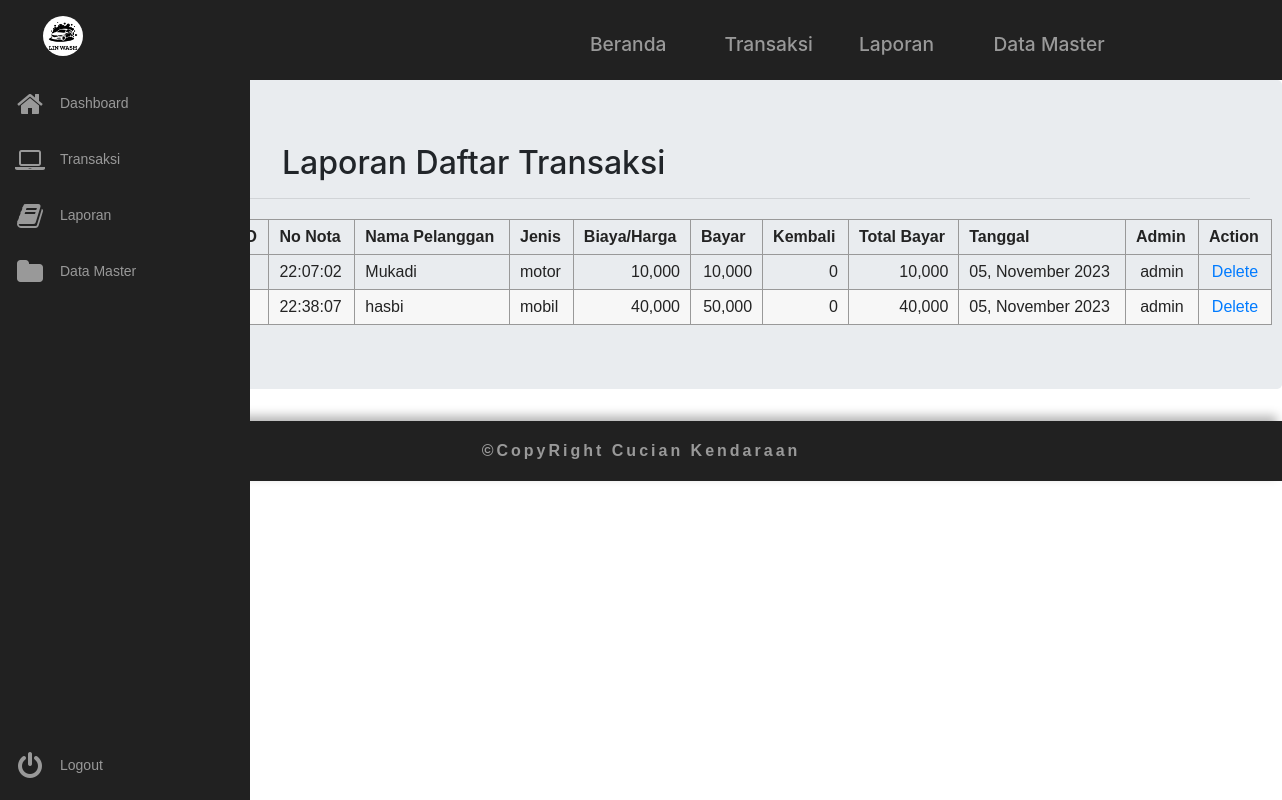
The app's page /index.php/c_laporan/laporan with its own data.
### tables this page shows
CREATE TABLE `transaksi` (
  `id_transaksi` int(11) NOT NULL,
  `no_nota` varchar(11) NOT NULL,
  `nama_pelanggan` varchar(30) NOT NULL,
  `no_pol` varchar(10) NOT NULL,
  `jenis` varchar(32) NOT NULL,
  `harga` int(11) NOT NULL,
  `bayar` int(11) NOT NULL,
  `kembali` int(11) NOT NULL,
  `total` int(11) NOT NULL,
  `tanggal` date NOT NULL,
  `id_admin` varchar(20) NOT NULL
);

### application/controllers/C_laporan.php (called while the page is built, shortened)
<?php
class C_laporan extends CI_Controller{
  function laporan(){
    $this->load->model('M_laporan');
    $data['daftar_transaksi']=$this->M_laporan->lihat();
    $this->load->view('laporan/index', $data);
  }
}

### index.php (called while the page is built, shortened)
<?php
require_once BASEPATH.'core/CodeIgniter.php';

### application/models/M_laporan.php (called while the page is built, shortened)
<?php
class M_laporan extends CI_Model{
  function lihat(){
    $query=$this->db->query("SELECT * FROM transaksi ORDER BY id_transaksi ASC");
    return $query->result();
  }
}

### application/views/laporan/index.php (the view, shortened to what this page needs)
<!DOCTYPE html><html class="menu">
<html>
<head>
<link rel="stylesheet" type="text/css" href="<?php echo base_url('asset/css/navbar.css');?>">
<link rel="stylesheet" type="text/css" href="<?php echo base_url('asset/css/sidebar.css');?>">
<link rel="stylesheet" type="text/css" href="<?php echo base_url('asset/css/laporan.css');?>">
<link rel="stylesheet" type="text/css" href="https://netdna.bootstrapcdn.com/font-awesome/4.0.3/css/font-awesome.css" rel="stylesheet">
<link rel="stylesheet" href="https://cdn.jsdelivr.net/npm/bootstrap@4.0.0/dist/css/bootstrap.min.css">
</head>
<body>
  <header>
    <nav class="navMenu">
      <a href="<?php echo base_url('index.php/C_beranda/beranda');?>"> Beranda </a>
      <a href="<?php echo base_url('index.php/C_transaksi/transaksi');?>"> Transaksi </a>
      <a href="<?php echo base_url('index.php/C_laporan/laporan');?>">Laporan</a>
      <a href="<?php echo base_url('index.php/C_master_data/data_master');?>">Data Master</a>
    </nav>
    <nav class="main-menu">
      <a class ="alogo" href="#"> <img class= "logo" src="<?php echo base_url('asset/gambar/logo3.png');?>"> </a>
      <br><br>
      <ul>
        <li>
          <a href="<?php echo base_url('index.php/C_beranda/beranda');?>">
            <i class="fa fa-home fa-2x"></i>
            <span class="nav-text">
              Dashboard
            </span>
          </a>
        </li>
        <li class="has-subnav">
          <a href="<?php echo base_url('index.php/C_transaksi/transaksi');?>">
            <i class="fa fa-laptop fa-2x"></i>
            <span class="nav-text">
              Transaksi
            </span>
          </a>
        </li>
        <li class="has-subnav">
          <a href="<?php echo base_url('index.php/C_laporan/laporan');?>">
            <i class="fa fa-book fa-2x" aria-hidden="true"></i>
            <span class="nav-text">
              Laporan
            </span>
          </a>
        </li>
        <li class="has-subnav">
          <a href="<?php echo base_url('index.php/C_master_data/data_master');?>">
            <i class="fa fa-folder fa-2x" aria-hidden="true"></i>
            <span class="nav-text">
                Data Master
            </span>
          </a>
        </li>
      </ul>
      <ul class="logout">
          <li>
             <a href="<?php echo base_url('index.php/C_login/logout'); ?>">
                   <i class="fa fa-power-off fa-2x"></i>
                  <span class="nav-text">
                      Logout
                  </span>
              </a>
          </li>
      </ul>
      </nav>
  </header>
  <div class="jumbotron">
  <h2>Laporan Daftar Transaksi</h2>
  <hr>
  <table class="table1">
  <thead>
    <tr>
      <th>NO</th>
      <th>No Nota</th>
      <th>Nama Pelanggan</th>
      <th>Jenis</th>
      <th>Biaya/Harga</th>
      <th>Bayar</th>
      <th>Kembali</th>
      <th>Total Bayar</th>
      <th>Tanggal</th>
      <th>Admin</th>
      <th>Action</th>
    </tr>
  </thead>
  <tbody>
    <?php
    $no=0;
    foreach ($daftar_transaksi as $user) { $no++
    ?>
    <tr>
      <td align="center"> <?= $no;                                        ?></td>
      <td align="left">   <?= $user->no_nota;                             ?></td>
      <td align="left">   <?= $user->nama_pelanggan;                      ?></td>
      <td align="left">   <?= $user->jenis;                               ?></td>
      <td align="right">  <?= number_format($user->harga );               ?></td>
      <td align="right">  <?= number_format($user->bayar );               ?></td>
      <td align="right">  <?= number_format($user->kembali );             ?></td>
      <td align="right">  <?= number_format($user->total );               ?></td>
      <td align="left">   <?= date("d, F Y", strtotime($user->tanggal));  ?></td>
      <td align="center"> <?= $user->id_admin;                  ?></td>
      <td align="center"> <?php echo '<a class="action" href="'.base_url().'index.php/C_laporan/delete_user/'.
                          $user->id_transaksi.'"onclick="return confirm (\'Anda Yakin Menghapus '.
                          $user->nama_pelanggan.'?\')">Delete</a>'        ?></td>
    </tr>
    <?php
    }?>
  </tbody>
</table>
  </div>
  <footer>
    <h6>©CopyRight Cucian Kendaraan</h6>
  </footer>
  </body>
</html>

### asset/css/navbar.css (style rules this page uses)
* { margin: 0; padding: 0; -webkit-box-sizing: border-box; box-sizing: border-box; }
body { font-family: "Montserrat", sans-serif; }
.navMenu { background: #212121; height: 80px; padding: 30px 0 0 580px; }
.navMenu a { margin-left: 10px; color: #999; text-decoration: none; font-size: 1.2em; font-weight: 500; display: inline-block; width: 120px; -webkit-transition: all 0.2s ease-in-out; transition: all 0.2s ease-in-out; }

### asset/css/sidebar.css (style rules this page uses)
.fa-2x { font-size: 2em; vertical-align: middle; }
.fa { padding-top: 15px; position: relative; display: table-cell; width: 60px; height: 56px; text-align: center; vertical-align: middle; font-size:20px; }
.logo { width: 40px; height: 40px; position: absolute; left: 17%; top: 2%; border-radius: 50%; }
.main-menu { height: 100%; position: fixed; top: 0; left: 0; overflow-x: hidden; padding-top: 20px; background:#212121; position: fixed; bottom:0; left:0; width:60px; overflow:hidden; -webkit-transition:width .05s linear; transition:width .05s linear; -webkit-transform:translateZ(0) scale(1,1); z-index:1000; }
.main-menu>ul { margin:7px 0; }
.main-menu li { position:relative; display:block; width:250px; }
.main-menu li>a { position:relative; display:table; border-collapse:collapse; border-spacing:0; color:#999; font-family: arial; font-size: 14px; text-decoration:none; -webkit-transform:translateZ(0) scale(1,1); -webkit-transition:all .1s linear; transition:all .1s linear; }
.main-menu .nav-text { position:relative; display:table-cell; vertical-align:middle; width:190px; font-family: 'Titillium Web', sans-serif; }
.main-menu>ul.logout { position:absolute; left:0; bottom:0; }
nav { -webkit-user-select:none; -moz-user-select:none; -ms-user-select:none; -o-user-select:none; user-select:none; }
nav ul,nav li { outline:0; margin:0; padding:0; }

### asset/css/laporan.css (style rules this page uses)
.jumbotron > h2 { padding-left: 250px; }
.table1 { width: 1050px; margin: 20px 0 0 190px; font-family: sans-serif; color: #232323; border-collapse: collapse; }
.table1, th, td { border: 1px solid #999; padding: 5px 10px; }
.table1 tr:nth-child(even) { background-color: #f7f7f7; }
footer { height: 60px; background: #212121; color: white; display: flex; box-shadow: -5px -5px 10px rgb(0, 0, 0, 0.3); }
footer > h6 { padding-top: 20px; text-align: center; font-family: "Lexend Deca", sans-serif; letter-spacing: 3px; color: #999; font-weight: bold; }

### records on screen
transaksi: no_nota "22:07:02", nama_pelanggan "Mukadi", jenis "motor", harga "10,000", bayar "10,000", kembali "0", total "10,000", tanggal "05, November 2023", id_admin "admin"
transaksi: no_nota "22:38:07", nama_pelanggan "hasbi", jenis "mobil", harga "40,000", bayar "50,000", kembali "0", total "40,000", tanggal "05, November 2023", id_admin "admin"
